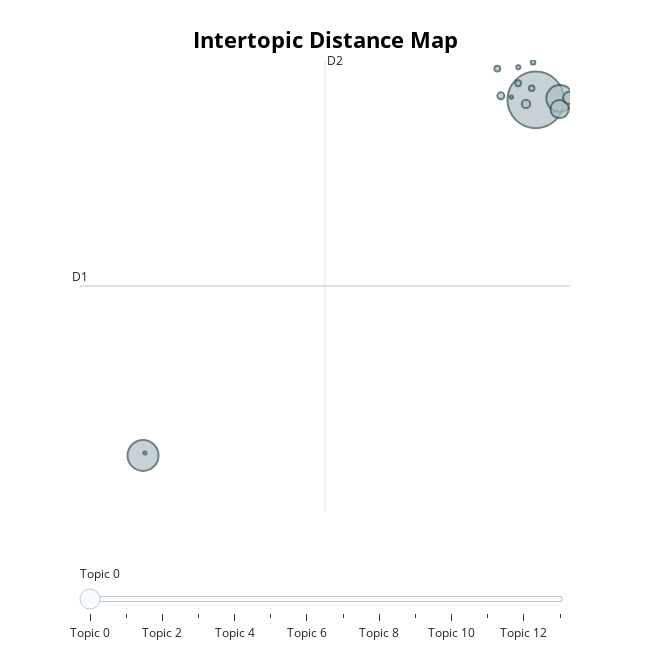

This figure's notebook cell:
### Code cell
topic_model_hdbscan.visualize_barchart(top_n_topics=15)
topic_model_hdbscan.visualize_topics()

### Figure 1 — Plotly figure (JSON) as saved in the notebook; plotly's stock layout.template omitted (floating-point values rounded to 4 significant figures)
{"data": [{"customdata": [[0, "ganjar | mahfud | dukung | indonesia | rakyat", 15368], [1, "03 | calon | kayak | pasang | menang", 4600], [2, "presiden | program | calon | pilih | ganjar", 3452], [3, "demokrasi | partai | juang | politik | indonesia", 1605], [4, "debat | calon | presiden | kritik | wakil", 720], [5, "ekonomi | mahfud | digital | tumbuh | set", 339], [6, "porno | video | tonton | suka | film", 234], [7, "strategi | strategis | terobos | ganjar | langkah", 168], [8, "berita | media | sosial | baca | ganjar", 162], [9, "mikro | tengah | usaha | lokal | ganjar", 148], [10, "infrastruktur | reformasi | bangun | mahfud | juara", 94], [11, "kartu | duduk | tanda | elektonik | korupsi", 81], [12, "produk | lokal | keren | ganjar | cinta", 48], [13, "data | omon | fakta | bantah | 03", 45]], "hovertemplate": "<b>Topic %{customdata[0]}</b><br>%{customdata[1]}<br>Size: %{customdata[2]}", "legendgroup": "", "marker": {"color": "#B0BEC5", "line": {"color": "DarkSlateGrey", "width": 2}, "size": [15368, 4600, 3452, 1605, 720, 339, 234, 168, 162, 148, 94, 81, 48, 45], "sizemode": "area", "sizeref": 9.605, "symbol": "circle"}, "mode": "markers", "name": "", "orientation": "v", "showlegend": false, "type": "scatter", "x": [-1.473, -22.48, -0.1872, -0.199, 0.3107, -1.994, -3.342, -3.532, -2.417, -1.694, -1.619, -2.407, -2.775, -22.38], "xaxis": "x", "y": [-0.8803, -15.5, -0.8227, -1.26, -0.7998, -1.046, -0.7144, 0.4062, -0.1976, -0.3997, 0.6606, 0.4565, -0.7659, -15.4], "yaxis": "y"}], "layout": {"annotations": [{"showarrow": false, "text": "D1", "x": -25.85, "y": -8.535, "yshift": 10}, {"showarrow": false, "text": "D2", "x": -12.75, "xshift": 10, "y": 0.7596}], "height": 650, "hoverlabel": {"bgcolor": "white", "font": {"family": "Rockwell", "size": 16}}, "legend": {"itemsizing": "constant", "tracegroupgap": 0}, "margin": {"t": 60}, "shapes": [{"line": {"color": "#CFD8DC", "width": 2}, "type": "line", "x0": -12.75, "x1": -12.75, "y0": -17.83, "y1": 0.7596}, {"line": {"color": "#9E9E9E", "width": 2}, "type": "line", "x0": -25.85, "x1": 0.3573, "y0": -8.535, "y1": -8.535}], "sliders": [{"active": 0, "pad": {"t": 50}, "steps": [{"args": [{"marker.color": [["red", "#B0BEC5", "#B0BEC5", "#B0BEC5", "#B0BEC5", "#B0BEC5", "#B0BEC5", "#B0BEC5", "#B0BEC5", "#B0BEC5", "#B0BEC5", "#B0BEC5", "#B0BEC5", "#B0BEC5"]]}], "label": "Topic 0", "method": "update"}, {"args": [{"marker.color": [["#B0BEC5", "red", "#B0BEC5", "#B0BEC5", "#B0BEC5", "#B0BEC5", "#B0BEC5", "#B0BEC5", "#B0BEC5", "#B0BEC5", "#B0BEC5", "#B0BEC5", "#B0BEC5", "#B0BEC5"]]}], "label": "Topic 1", "method": "update"}, {"args": [{"marker.color": [["#B0BEC5", "#B0BEC5", "red", "#B0BEC5", "#B0BEC5", "#B0BEC5", "#B0BEC5", "#B0BEC5", "#B0BEC5", "#B0BEC5", "#B0BEC5", "#B0BEC5", "#B0BEC5", "#B0BEC5"]]}], "label": "Topic 2", "method": "update"}, {"args": [{"marker.color": [["#B0BEC5", "#B0BEC5", "#B0BEC5", "red", "#B0BEC5", "#B0BEC5", "#B0BEC5", "#B0BEC5", "#B0BEC5", "#B0BEC5", "#B0BEC5", "#B0BEC5", "#B0BEC5", "#B0BEC5"]]}], "label": "Topic 3", "method": "update"}, {"args": [{"marker.color": [["#B0BEC5", "#B0BEC5", "#B0BEC5", "#B0BEC5", "red", "#B0BEC5", "#B0BEC5", "#B0BEC5", "#B0BEC5", "#B0BEC5", "#B0BEC5", "#B0BEC5", "#B0BEC5", "#B0BEC5"]]}], "label": "Topic 4", "method": "update"}, {"args": [{"marker.color": [["#B0BEC5", "#B0BEC5", "#B0BEC5", "#B0BEC5", "#B0BEC5", "red", "#B0BEC5", "#B0BEC5", "#B0BEC5", "#B0BEC5", "#B0BEC5", "#B0BEC5", "#B0BEC5", "#B0BEC5"]]}], "label": "Topic 5", "method": "update"}, {"args": [{"marker.color": [["#B0BEC5", "#B0BEC5", "#B0BEC5", "#B0BEC5", "#B0BEC5", "#B0BEC5", "red", "#B0BEC5", "#B0BEC5", "#B0BEC5", "#B0BEC5", "#B0BEC5", "#B0BEC5", "#B0BEC5"]]}], "label": "Topic 6", "method": "update"}, {"args": [{"marker.color": [["#B0BEC5", "#B0BEC5", "#B0BEC5", "#B0BEC5", "#B0BEC5", "#B0BEC5", "#B0BEC5", "red", "#B0BEC5", "#B0BEC5", "#B0BEC5", "#B0BEC5", "#B0BEC5", "#B0BEC5"]]}], "label": "Topic 7", "method": "update"}, {"args": [{"marker.color": [["#B0BEC5", "#B0BEC5", "#B0BEC5", "#B0BEC5", "#B0BEC5", "#B0BEC5", "#B0BEC5", "#B0BEC5", "red", "#B0BEC5", "#B0BEC5", "#B0BEC5", "#B0BEC5", "#B0BEC5"]]}], "label": "Topic 8", "method": "update"}, {"args": [{"marker.color": [["#B0BEC5", "#B0BEC5", "#B0BEC5", "#B0BEC5", "#B0BEC5", "#B0BEC5", "#B0BEC5", "#B0BEC5", "#B0BEC5", "red", "#B0BEC5", "#B0BEC5", "#B0BEC5", "#B0BEC5"]]}], "label": "Topic 9", "method": "update"}, {"args": [{"marker.color": [["#B0BEC5", "#B0BEC5", "#B0BEC5", "#B0BEC5", "#B0BEC5", "#B0BEC5", "#B0BEC5", "#B0BEC5", "#B0BEC5", "#B0BEC5", "red", "#B0BEC5", "#B0BEC5", "#B0BEC5"]]}], "label": "Topic 10", "method": "update"}, {"args": [{"marker.color": [["#B0BEC5", "#B0BEC5", "#B0BEC5", "#B0BEC5", "#B0BEC5", "#B0BEC5", "#B0BEC5", "#B0BEC5", "#B0BEC5", "#B0BEC5", "#B0BEC5", "red", "#B0BEC5", "#B0BEC5"]]}], "label": "Topic 11", "method": "update"}, {"args": [{"marker.color": [["#B0BEC5", "#B0BEC5", "#B0BEC5", "#B0BEC5", "#B0BEC5", "#B0BEC5", "#B0BEC5", "#B0BEC5", "#B0BEC5", "#B0BEC5", "#B0BEC5", "#B0BEC5", "red", "#B0BEC5"]]}], "label": "Topic 12", "method": "update"}, {"args": [{"marker.color": [["#B0BEC5", "#B0BEC5", "#B0BEC5", "#B0BEC5", "#B0BEC5", "#B0BEC5", "#B0BEC5", "#B0BEC5", "#B0BEC5", "#B0BEC5", "#B0BEC5", "#B0BEC5", "#B0BEC5", "red"]]}], "label": "Topic 13", "method": "update"}]}], "title": {"font": {"color": "Black", "size": 22}, "text": "<b>Intertopic Distance Map</b>", "x": 0.5, "xanchor": "center", "y": 0.95, "yanchor": "top"}, "width": 650, "xaxis": {"anchor": "y", "domain": [0, 1], "range": [-25.85, 0.3573], "title": {"text": ""}, "visible": false}, "yaxis": {"anchor": "x", "domain": [0, 1], "range": [-17.83, 0.7596], "title": {"text": ""}, "visible": false}}}
